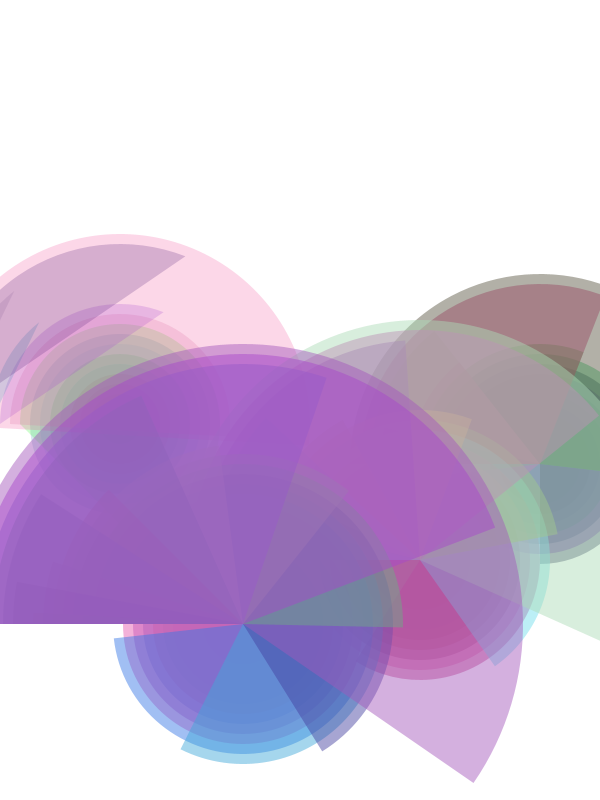
Frame 1 (no input)
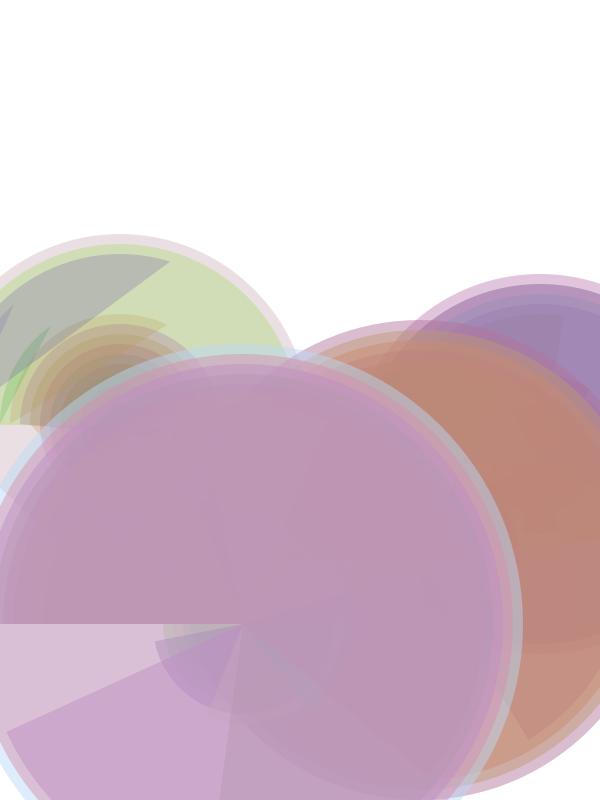
Frame 60 (the mouse pressed at the canvas centre just before this capture)
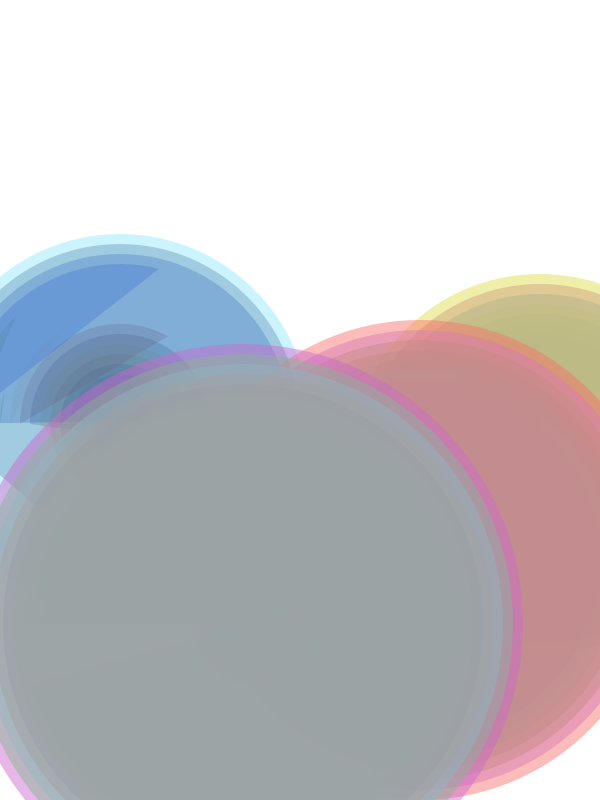
Frame 120 (the mouse held since frame 60 and released just before this capture)

The Processing sketch that drew these frames (run headless with seeded random() and noise(); from frame 60 on, the mouse is pressed at the canvas centre):

// Processing sketch: Another_advanced_circle
// ── Another_advanced_circle.pde
/*
 * @Author: LUAN Junqing 
 * @Date: 2017-11-02 02:33:38 
 * @Last Modified by:   LUAN Junqing 
 * @Last Modified time: 2017-11-02 02:33:38 
 */

float speed1, speed2, offset, arcEnd, position_x, position_y;

void setup() {
    size(600, 800);
    noStroke();
    smooth();
    frameRate(25);
}

void draw() {
    background(255, 255, 255);
    //background(random(255), random(255), random(255));  //draw the background randomly;
    //translate(width / 2, height / 2);  //exchange the coordinate system;
    drawArc(width * 0.9, height * 0.58, 20, 20); //circle on the right;
    drawSpecialArc(width * 0.2, height * 0.53, 20, 20); //a quarter of circle;
    drawArc(width * 0.7, height * 0.7, 25, 20); //circle on the middle;
    drawArc(width * 0.405, height * 0.78, 29, 20); //the biggest circle;
}


void drawArc(float xloc, float yloc, int numOfArc, float step) {
    for (int i = 1; i < numOfArc; i++) {
        offset = TWO_PI / numOfArc * i;
        arcEnd = map(sin(offset + speed1), -1, 1, PI, 2 * TWO_PI);
        arc(xloc, yloc, i * step, i * step, PI, arcEnd, PIE); //CHORD, PIE, OPEN;
        fill(random(55, 255), random(55, 255), random(55, 255), 120);
    }
    speed1 += .005;
}

void drawSpecialArc(float xloc, float yloc, int numOfArc, float step) {
    for (int i = 1; i < numOfArc; i++) {
        offset = TWO_PI / numOfArc * i;
        arcEnd = map(sin(offset + speed2), -1, 1, PI, 2 * TWO_PI);
        arc(xloc, yloc, i * step, i * step, PI, arcEnd, OPEN); //CHORD, PIE, OPEN;
        fill(random(255), random(255), random(255), 60);
    }
    speed2 += .005;

}
